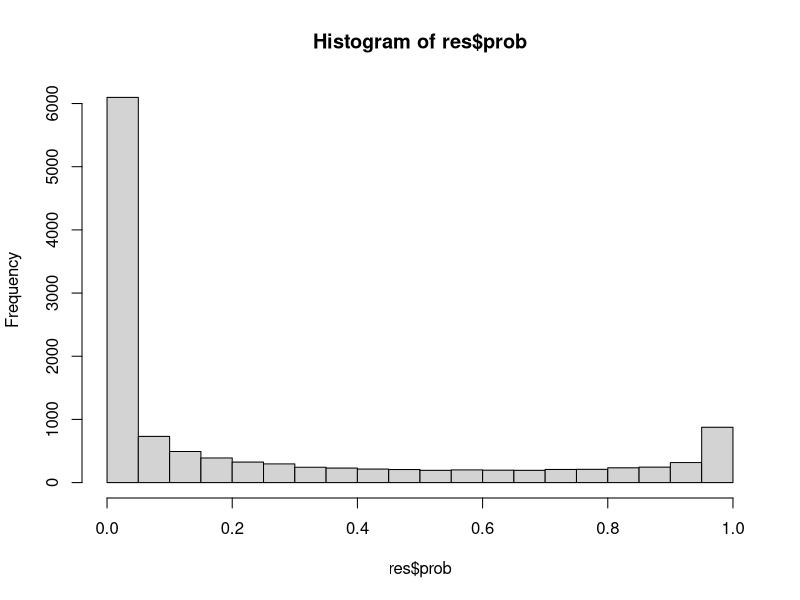

The R script that drew this image:
library(tidyverse)

# message and print an object to the console for testing
echo <- function(x) {
  message(deparse(substitute(x)), " <", paste(class(x), collapse = ", "), ">")
  str(x)
}

# Logistic function to convert logit to probability
logistic <- function(logit) exp(logit) / (1 + exp(logit))

#' Cotton planting risk model
#' @param pythium present, T/F user input
#' @param planting_pop ~30,000 - 50,000, user input
#' @param MeanMinTemp9ma 9-day moving average of daily minimum air temperatures (C)
#' @param TotPrecip3day 3-day future/forecast total precipitation (mm)
cotton_planting_model <- function(
  MeanMinTemp9ma,
  Precip3day,
  pythium,
  planting_pop,
  year,
  limiting_stand = 15000
) {
  # captured from inputs or date
  py <- pythium # pythyium T/F
  pp <- planting_pop # planting population

  # constants
  yr <- year # year, derived from date
  s_crit <- limiting_stand # yield-limiting stand, emerged plants per acre

  # 4.	Generate the predicted emergence from the following formula:
  mu <- -22.4611 +
    -0.3359 * py +
    0.01118 * yr +
    -0.00750 * Precip3day +
    0.03929 * MeanMinTemp9ma

  # 5.	Perform the logit transformation to generate the proportion of emerged seedlings and the confidence interval around the prediction.
  p_emerge <- logistic(mu)

  # 6.	Scale the predictors on the response scale. Multiply the 1x5 X matrix shown below to get the 1x5 g matrix.
  g_mat <- (p_emerge * (1 - p_emerge)) *
    matrix(c(1, py, yr, Precip3day, MeanMinTemp9ma), ncol = 5)
  # echo(g_mat)

  # 7.	Variance-Covariance matrix (VCOV) is needed to calculate the confidence intervals around the prediction. It is fixed based on the model fit and will not change based on new user input.
  # fmt: skip
  cov_mat <- matrix(
    byrow = TRUE, nrow = 5,
    data = c(
      89.9570756007,  9.339412e-04, -4.501716e-02,  1.145290e-03,  2.718934e-02,
      9.339412e-04,  2.248671e-02, -1.077674e-05, -2.326803e-05,  1.823261e-05,
      -4.501716e-02, -1.077674e-05,  2.253921e-05, -6.018538e-07, -1.454077e-05,
      1.145290e-03, -2.326803e-05, -6.018538e-07,  4.905222e-06,  1.451229e-06,
      2.718934e-02,  1.823261e-05, -1.454077e-05,  1.451229e-06,  1.518877e-04
    )
  )
  # echo(cov_mat)

  # 8.	Multiply the g matrix by the variance-covariance matrix (VCOV) and then by the transposed g matrix (gT). The result is the variance around the prediction.
  var <- as.numeric(g_mat %*% cov_mat %*% t(g_mat))
  # echo(var)

  # 9.	Take the square root of the variance around the prediction (Vη) to calculate the standard error around the mean prediction (SEη)
  # TODO: NaNs being produced here under certain conditions
  se <- sqrt(var)
  # echo(se)

  # 10.	Compute the 95% confidence interval around the prediction by multiplying the standard error (SEη) by 1.959964 and adding or subtracting the prediction (Pemerge)
  se_mult <- 1.959964
  ci_upper <- p_emerge + se * se_mult
  ci_lower <- p_emerge - se * se_mult

  # 11.	Pemerge, CIupper,  CIlower are proportions. Therefore, multiply them by the planting population (PP) to convert the prediction and confidence interval to predicted number of emerged plants.
  pred_emerge <- p_emerge * pp
  pred_emerge_up <- ci_upper * pp
  pred_emerge_low <- ci_lower * pp
  # echo(pred_emerge)

  # 12.	Calculate the probability of going below the stand threshold of 15,000 plants per acre assuming a normal distribution with the mean and standard deviation defined by the predicted mean (Pemerge) and the standard deviation defined by the standard deviation on the emerged plant scale (SD).
  sd <- (pred_emerge_up - pred_emerge_low) / (2 * se_mult)
  p_below <- pnorm((s_crit - pred_emerge) / sd)

  p_below
}

# single value
cotton_planting_model(
  MeanMinTemp9ma = 5,
  Precip3day = 50,
  pythium = TRUE,
  planting_pop = 40000,
  year = 2026
)

# run a full grid of values
res <- expand_grid(
  MeanMinTemp9ma = 1:10,
  Precip3day = 0:10 * 10,
  pythium = c(TRUE, FALSE),
  planting_pop = c(30, 35, 40, 45, 55) * 1000,
  year = 2020:2030
) |>
  rowwise() |>
  mutate(
    prob = cotton_planting_model(
      MeanMinTemp9ma,
      Precip3day,
      pythium,
      planting_pop,
      year
    )
  ) |>
  mutate(
    risk = case_when(
      prob >= 0.35 ~ "high",
      prob >= 0.2 ~ "medium",
      prob > 0 ~ "low",
      TRUE ~ "none"
    ) |>
      factor(levels = c("high", "medium", "low", "none"))
  )

# which values of inputs produced nans?
nrow(res)
nrow(filter(res, !is.nan(prob)))
hist(res$prob)
local({
  nans <- res |> filter(is.nan(prob))
  for (nm in names(nans)) {
    cat(sprintf("%s: %s", nm, paste(unique(nans[[nm]]), collapse = ", ")), "\n")
  }
})
